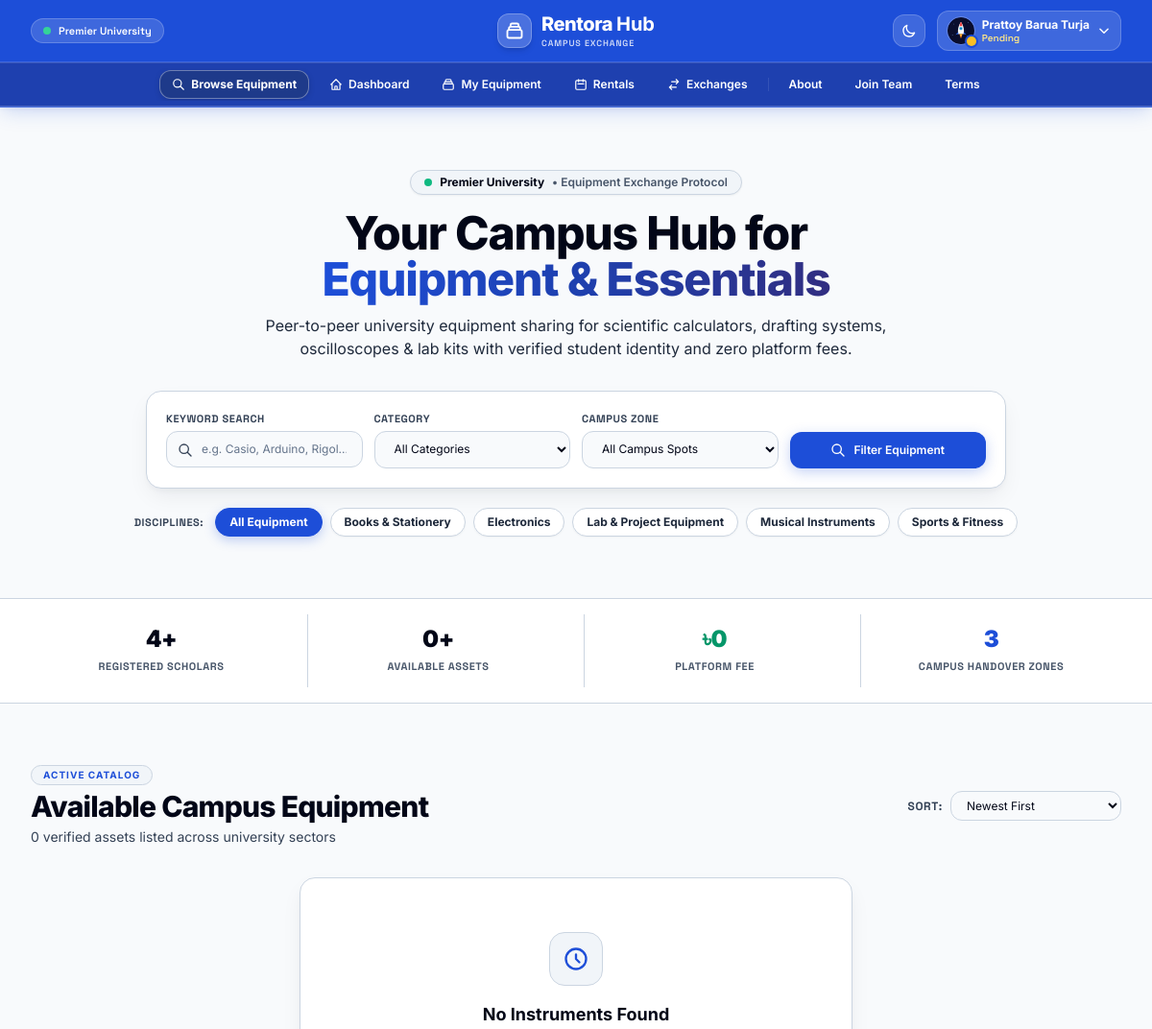
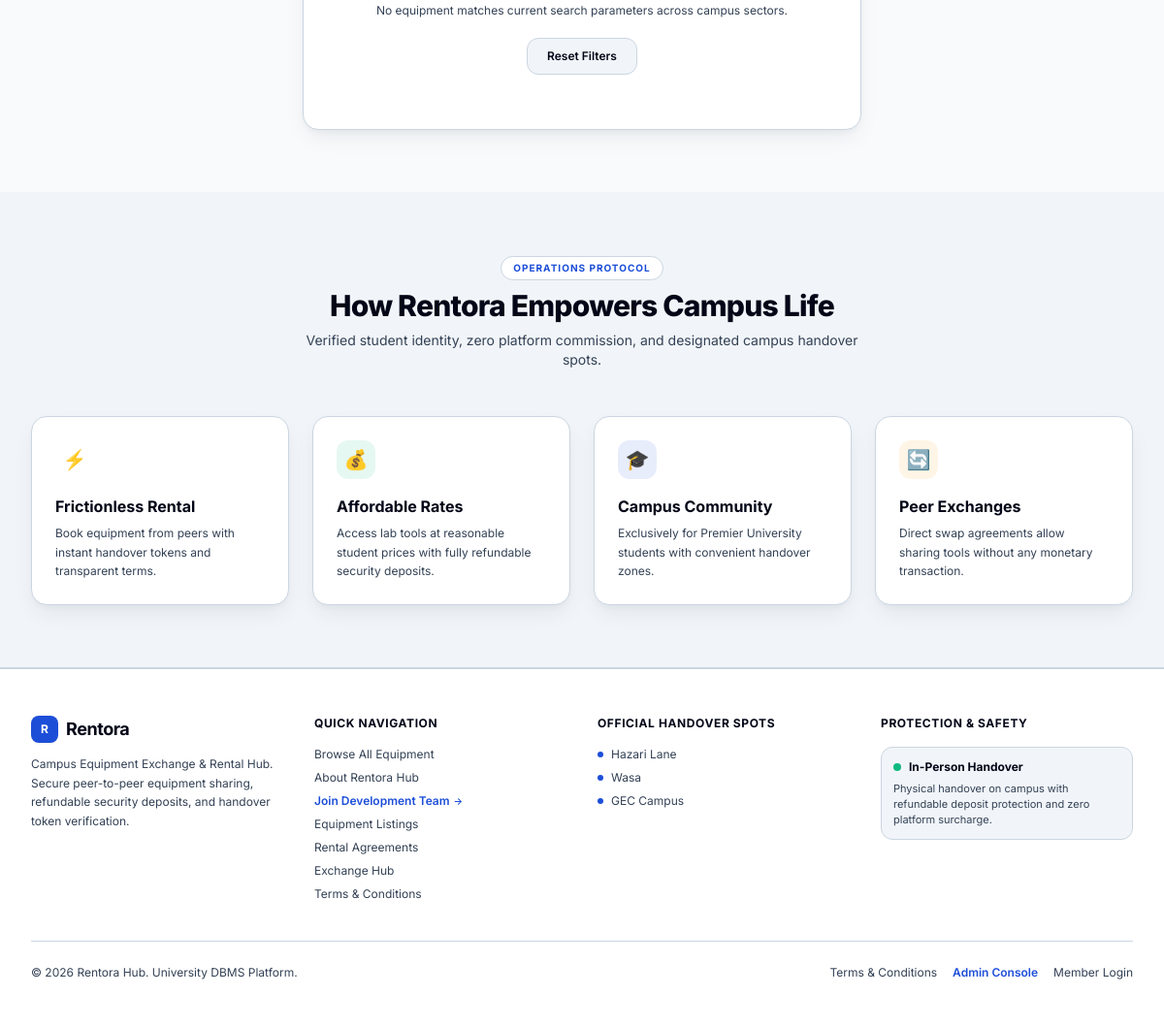
Page / (signed in) on the committed database (2 pictures, top to bottom).
### tables this page shows
CREATE TABLE category (
    category_id    INT UNSIGNED AUTO_INCREMENT PRIMARY KEY,
    category_name  VARCHAR(50) NOT NULL,
    CONSTRAINT uq_category_name UNIQUE (category_name)
);

### index.php (the view, shortened to what the rows shown need)
<?php
require_once(__DIR__ . '/config/db.php');
$category_id = (isset($_GET['category_id']) && $_GET['category_id'] !== 'ALL' && $_GET['category_id'] !== '') ? (int)$_GET['category_id'] : 0;
$categories = [];
try {
    $catStmt = $pdo->query("
        SELECT c.category_id, c.category_name, COUNT(e.equipment_id) as item_count
        FROM category c
        LEFT JOIN equipment e ON c.category_id = e.category_id AND e.availability_status = 'Available'
        WHERE c.category_name != 'Furniture'
        GROUP BY c.category_id, c.category_name
        ORDER BY c.category_name ASC
    ");
    $categories = $catStmt->fetchAll();
} catch (Exception $e) {
    $categories = [];
}
require_once(__DIR__ . '/includes/header.php');
require_once(__DIR__ . '/includes/nav.php');
?>
  <div class="antimatter-viewport relative w-full overflow-hidden flex-1">
    <section class="relative bg-canvas border-b border-subtle py-12 sm:py-16 transition-colors">
      <div class="relative max-w-6xl mx-auto px-4 sm:px-6 lg:px-8 text-center z-10">
        <h1 class="text-3xl sm:text-4xl lg:text-5xl font-extrabold tracking-tight leading-tight max-w-3xl mx-auto text-slate-950 dark:text-primary">
          Your Campus Hub for <br class="hidden sm:inline">
          <span class="text-transparent bg-clip-text bg-gradient-to-r from-blue-700 via-blue-800 to-indigo-900 dark:from-sky-400 dark:via-cyan-400 dark:to-teal-300">Equipment &amp; Essentials</span>
        </h1>
        <div class="mt-5 flex flex-wrap justify-center items-center gap-2 text-xs">
          <span class="text-slate-700 dark:text-muted font-mono font-bold text-[11px] uppercase tracking-wider mr-1">Disciplines:</span>
          <a href="index.php" class="quantum-pill <?php echo ($category_id === 0) ? 'quantum-pill-active' : ''; ?>">
            All Equipment
          </a>
          <?php foreach ($categories as $cat): ?>
            <?php $cid = $cat['category_id'] ?? $cat['id']; ?>
            <a href="index.php?category_id=<?php echo $cid; ?>" class="quantum-pill <?php echo ($category_id == $cid) ? 'quantum-pill-active' : ''; ?>">
              <?php echo htmlspecialchars($cat['category_name'] ?? $cat['name'] ?? ''); ?>
            </a>
          <?php endforeach; ?>
        </div>
      </div>
    </section>
    <main class="py-12 sm:py-16 w-full bg-canvas">
      <div class="max-w-7xl mx-auto px-4 sm:px-6 lg:px-8">
        <div class="flex flex-col sm:flex-row justify-between items-start sm:items-center gap-4 mb-8">
          <div>
            <h2 class="text-2xl sm:text-3xl font-extrabold text-slate-950 dark:text-primary tracking-tight">Available Campus Equipment</h2>
          </div>
        </div>
      </div>
    </main>
    <section class="py-16 bg-surface-subtle border-b border-subtle transition-colors">
      <div class="max-w-7xl mx-auto px-4 sm:px-6 lg:px-8">
        <div class="text-center mb-12">
          <h2 class="text-2xl sm:text-3xl font-extrabold text-primary tracking-tight">How Rentora Empowers Campus Life</h2>
        </div>
      </div>
    </section>
  </div>
<?php require_once(__DIR__ . '/includes/footer.php'); ?>

### rows in the picture
category: category_name "Books & Stationery"
category: category_name "Electronics"
category: category_name "Lab & Project Equipment"
category: category_name "Musical Instruments"
category: category_name "Sports & Fitness"

### other values in the picture
$current_name "Prattoy Barua Turja"
$count_students "4"
$count_avail "0"
$total_items "0"
